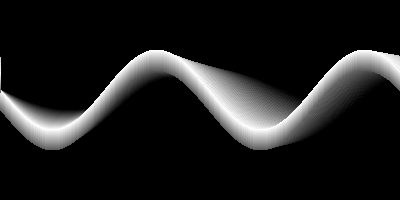
Frame 1 (no input)
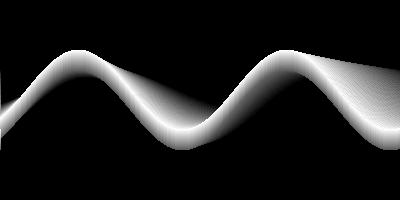
Frame 60 (no input)
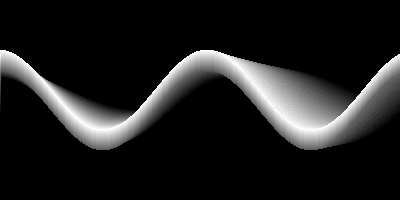
Frame 120 (the mouse pressed at the canvas centre since frame 60)

The p5.js sketch that drew these frames (run headless with seeded random() and noise() and a simulated clock; from frame 60 on, the mouse is pressed at the canvas centre):

// p5.js sketch
// ── sketch.js
// Generated by LiveScript 1.2.0
var canvasWidth, canvasHeight, canvasMargin, halfWidth, halfHeight, maxHeight, minHeight, maxWidth, minWidth, stepsN, stepsWidth, colorRange, colorInc, count, setPixel, setup, draw, keyPressed, mousePressed;
canvasWidth = 400;
canvasHeight = 200;
canvasMargin = 50;
halfWidth = canvasWidth * 0.5;
halfHeight = canvasHeight * 0.5;
maxHeight = 80;
minHeight = 40;
maxWidth = 0.03;
minWidth = 0.022;
stepsN = maxHeight - minHeight;
stepsWidth = (maxWidth - minWidth) / stepsN;
colorRange = 255;
colorInc = colorRange / stepsN;
count = 0;
setPixel = function(x, y, color){
  if (x >= 0 && y >= 0 && x <= canvasWidth && y <= canvasHeight) {
    x = floor(x) * 4;
    y = (floor(y) * canvasWidth) * 4;
    pixels[x + y] = color;
    pixels[x + y + 1] = color;
    pixels[x + y + 2] = color;
  }
};
setup = function(){
  createCanvas(canvasWidth, canvasHeight);
};
draw = function(){
  var currWidthInc, i0, i1, i$, to$, i, tempWidth, color, j$, to1$, x, yOffset, y, k$, k;
  background(0);
  currWidthInc = minWidth;
  loadPixels();
  i0 = 0;
  i1 = stepsN;
  for (i$ = minHeight, to$ = maxHeight; i$ <= to$; ++i$) {
    i = i$;
    tempWidth = count;
    currWidthInc += stepsWidth;
    color = colorInc * i0;
    for (j$ = 0, to1$ = canvasWidth; j$ <= to1$; ++j$) {
      x = j$;
      yOffset = (maxHeight - i) * 0.5;
      y = (canvasMargin + yOffset) + (i * 0.5 + (i * 0.5) * sin(tempWidth));
      tempWidth += currWidthInc;
      for (k$ = 0; k$ <= 20; ++k$) {
        k = k$;
        setPixel(x, y + k, color - floor(k * 8));
      }
    }
    i0++;
  }
  count += 0.04;
  updatePixels();
};
keyPressed = mousePressed = function(){
  return noLoop();
};
